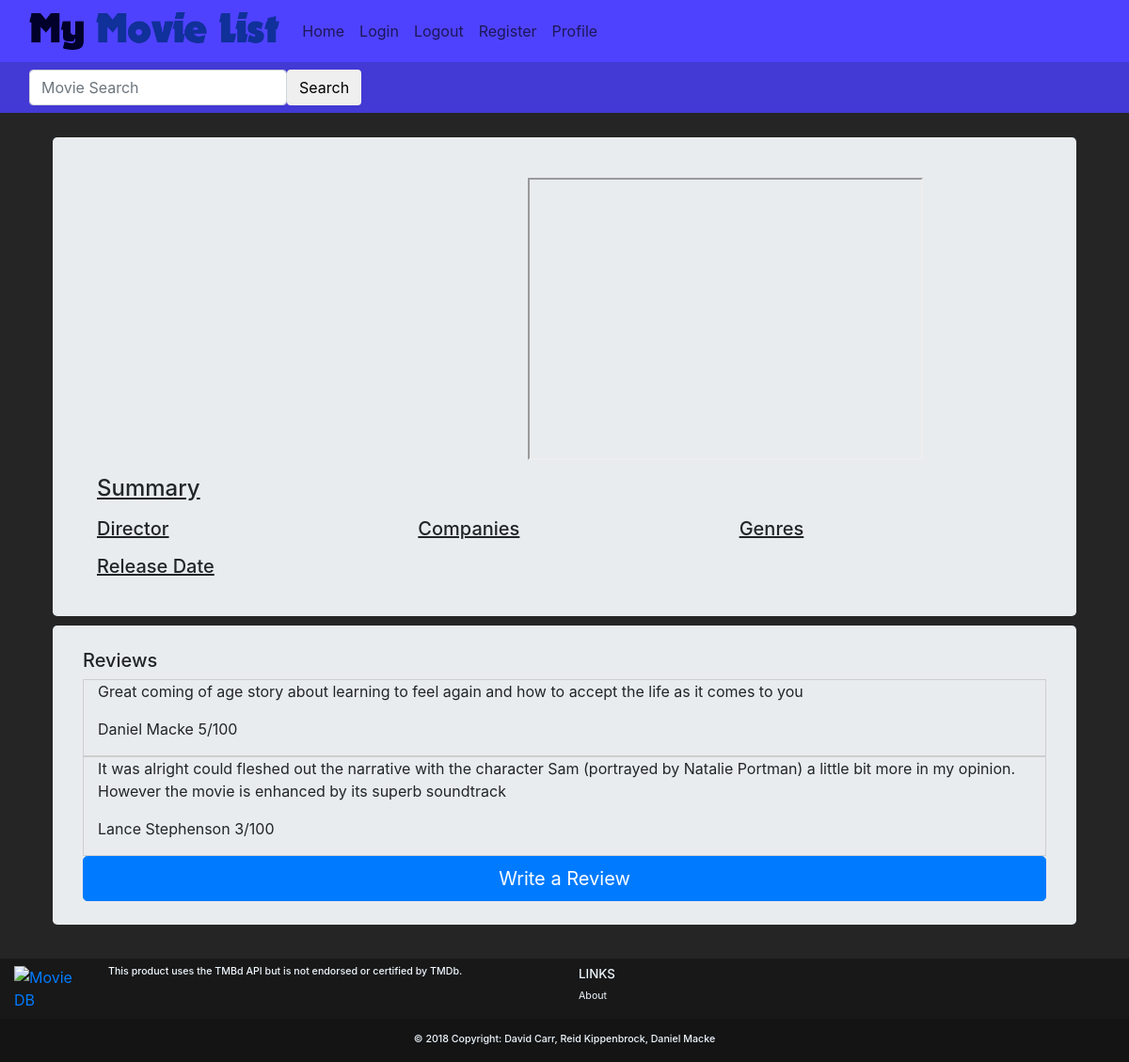
Page /movies/?movie_id=401 on the committed database.
### movies/models.py (models this page shows)
class MovieReview(models.Model):
    user = models.ForeignKey(User,on_delete=models.CASCADE,default=1)
    movie_id = models.IntegerField(default=0)
    movie_title = models.CharField(max_length=50, default='')
    rating = models.IntegerField(
        default=0,
        validators=[
            MaxValueValidator(100),
            MinValueValidator(0)
        ]
    )
    review = models.CharField(max_length=1000, default='')

### movies/views.py (the view)
# urls.py: path('', views.movies),
def movies(request):
    movie_id = request.GET.get('movie_id')
    movie = tmdb.Movies(movie_id)
    if(movie_id):
        movie_info = movie.info()
        movie_title = movie_info["title"]
        movie_poster = 'http://image.tmdb.org/t/p/w185/' + movie_info["poster_path"]
        movie_overview = movie_info["overview"]
        movie_genres = movie_info["genres"]
        movie_companies = movie_info["production_companies"]
        movie_release_date = movie_info["release_date"]
        movie_trailer = ""
        movie_director = ""
        movie_director_pic = ""
        for f in movie.videos()["results"]:
            if (f["site"] == "YouTube" and f["type"] == "Trailer"):
                movie_trailer = "https://youtube.com/embed/" + f["key"]
                break;
        for f in movie.credits()["crew"]:
            if f["job"] == "Director" :
                movie_director = f["name"]
                movie_director_pic = f["profile_path"]
        movie_homepage = movie_info["homepage"]
        movie_reviews =  MovieReview.objects.filter(movie_id=movie_id)
        args = {'id':movie_id,'title': movie_title, 'poster': movie_poster, 'overview': movie_overview, 'genres': movie_genres,
                'companies': movie_companies, 'release_date': movie_release_date, 'trailer': movie_trailer,
                'homepage': movie_homepage, 'director':movie_director, 'director_pic':movie_director_pic,'reviews':movie_reviews,}
    return render(request, 'movies/movies.html', args)

### movies/templates/movies/movies.html (shortened to what this page needs)
{% extends 'base.html' %}
{% block body %}
  <div class="container p-3">
    <div class="jumbotron">
      <div class="container-fluid">
        <div class="row" style="padding-top: 10px;">
          <div class="col-md-4 text-center">
          </div>
          <div class="col-md-8 text-center">
            <iframe height="300" width="420" src="{{ trailer }}">
            </iframe>
          </div>
        </div>
        <div class="row" style="padding-top: 10px;">
            <div class="col-md-12 lead">
                <u><h4 class"text-md-left"> Summary </h4></u>
            </div>
        </div>
        <div class="row">
          <div class="col-md-4">
            <u><h5 class="text-md-left"> Director </h5></u>
            <u><h5 class="text-md-left"> Release Date </h5></u>
          </div>
          <div class="col-md-4">
            <u><h5 class="text-md-left"> Companies </h5></u>
          </div>
          <div class="col-md-4">
            <u><h5 class="text-md-left text-underline"> Genres </h5></u>
          </div>
        </div>
      </div>
    </div>
    <div class="jumbotron">
      <h5>Reviews</h5>
        {%for review in reviews%}
        <div class="container-fluid" style="border:1px solid #cecece;">
          <blockquote>
            <p>{{review.review}}<p>
            <footer> {{review.user.first_name}} {{review.user.last_name}} {{review.rating}}/100</footer>
          </blockquote>
        </div>
        {% endfor %}
        <a href="/movies/write_review/?movie_id={{ id }}" class="btn btn-primary btn-lg btn-block">Write a Review</a>
    </div>
  </div>
{% endblock %}

### movies/templates/movies/movies.html (style rules this page uses)
.jumbotron { padding-top: 10px; margin-top: 0px; margin-bottom: 10px; }
.lead { font-size: 14pt }

### accounts/templates/base.html (style rules this page uses)
body { background-color: #252525; }
.jumbotron { margin: 10px; padding-top: 25px; padding-bottom: 25px; }

### rows in the picture
MovieReview: review "Great coming of age story about learning to feel again and how to accept the life as it comes to you", user.first_name "Daniel", user.last_name "Macke", rating "5"
MovieReview: review "It was alright could fleshed out the narrative with the character Sam (portrayed by Natalie Portman) a little bit more in my opinion. However the movie is enhanced by its superb soundtrack", user.first_name "Lance", user.last_name "Stephenson", rating "3"
